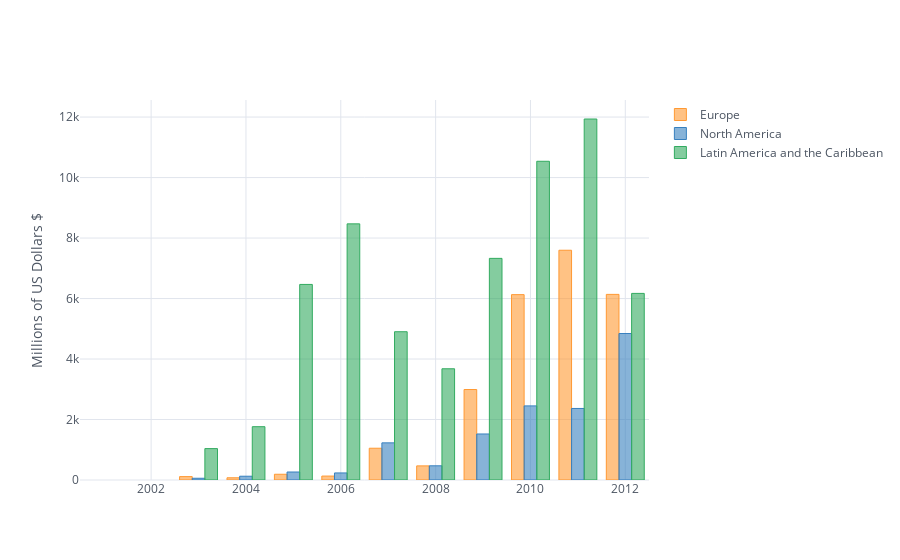

Here is the notebook cell this chart was saved with:
### Markdown cell above
Now, let's try with a focus on the Western, developed world:

### Code cell
regions = df[(df.Economy.isin(['Europe','North America', 'Latin America and the Caribbean']))].set_index('Economy').T
regions.iplot(kind='bar',mode='group',theme='white', yTitle='Millions of US Dollars $')

### Figure 1 — Plotly figure (JSON) as saved in the notebook; plotly's stock layout.template omitted (floating-point values rounded to 4 significant figures)
{"data": [{"marker": {"color": "rgba(255, 153, 51, 0.6)", "line": {"color": "rgba(255, 153, 51, 1.0)", "width": 1}}, "name": "Europe", "orientation": "v", "text": "", "type": "bar", "uid": "ea952170-11a2-46fa-b32a-86288b20b852", "x": ["2001", "2002", "2003", "2004", "2005", "2006", "2007", "2008", "2009", "2010", "2011", "2012"], "y": ["..", "..", 112.5, 73.66, 190.1, 129.9, 1050.0, 466.7, 2991.0, 6129.0, 7597.0, 6137.0]}, {"marker": {"color": "rgba(55, 128, 191, 0.6)", "line": {"color": "rgba(55, 128, 191, 1.0)", "width": 1}}, "name": "North America", "orientation": "v", "text": "", "type": "bar", "uid": "b2e7931c-e0c1-4467-8f3e-50a13920e0ca", "x": ["2001", "2002", "2003", "2004", "2005", "2006", "2007", "2008", "2009", "2010", "2011", "2012"], "y": ["..", "..", 57.75, 125.0, 264.3, 233.1, 1228.0, 469.1, 1522.0, 2451.0, 2365.0, 4843.0]}, {"marker": {"color": "rgba(50, 171, 96, 0.6)", "line": {"color": "rgba(50, 171, 96, 1.0)", "width": 1}}, "name": "Latin America and the Caribbean", "orientation": "v", "text": "", "type": "bar", "uid": "b9729bda-a0ea-4aa2-aba5-b7483dc17bf3", "x": ["2001", "2002", "2003", "2004", "2005", "2006", "2007", "2008", "2009", "2010", "2011", "2012"], "y": ["..", "..", 1038.0, 1763.0, 6466.0, 8469.0, 4902.0, 3677.0, 7328.0, 10540.0, 11940.0, 6170.0]}], "layout": {"autosize": true, "legend": {"bgcolor": "#FFFFFF", "font": {"color": "#4D5663"}}, "paper_bgcolor": "#FFFFFF", "plot_bgcolor": "#FFFFFF", "title": {"font": {"color": "#4D5663"}}, "xaxis": {"autorange": true, "gridcolor": "#E1E5ED", "range": [2000.0, 2012.0], "showgrid": true, "tickfont": {"color": "#4D5663"}, "title": {"font": {"color": "#4D5663"}, "text": ""}, "type": "linear", "zerolinecolor": "#E1E5ED"}, "yaxis": {"autorange": true, "gridcolor": "#E1E5ED", "range": [0, 12560.0], "showgrid": true, "tickfont": {"color": "#4D5663"}, "title": {"font": {"color": "#4D5663"}, "text": "Millions of US Dollars $"}, "type": "linear", "zerolinecolor": "#E1E5ED"}}}
